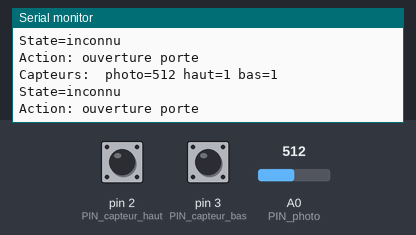
Bench run of a sketch on a simulated Arduino Uno, built with avr-gcc and run on an emulated ATmega328P. On the bench: the last lines printed to the serial monitor. The inputs (shaded band) are chosen by the test bench; at power-on: pin 2 (PIN_capteur_haut) HIGH, A0 (PIN_photo) = 512, pin 3 (PIN_capteur_bas) HIGH. Sleep ends after the set time or at an interrupt.

Above: at 1.8 s.
1.9 s: pin 2 (PIN_capteur_haut) pulled LOW for 0.6 s
At 2.5 s:
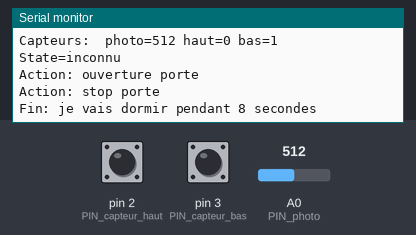
4.0 s: A0 (PIN_photo) set to 0
8.1 s: pin 3 (PIN_capteur_bas) pulled LOW for 3.2 s
12.8 s: pin 2 (PIN_capteur_haut) pulled LOW for 1 s
15.3 s: A0 (PIN_photo) set to 122
At 15.3 s:
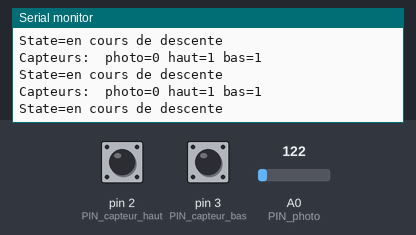
16.8 s: pin 3 (PIN_capteur_bas) pulled LOW for 0.6 s
Timing chart, 0 to 19.8 s (numbered marks = the images above; inputs shaded):
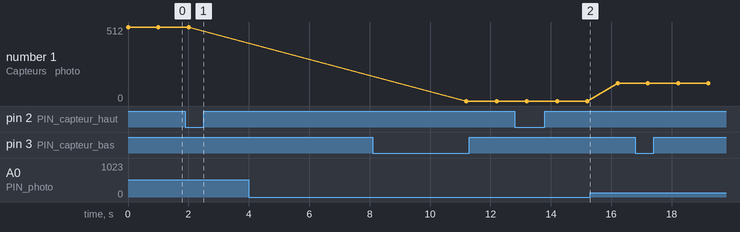

The sketch:

poulailler.ino
```cpp
/* Arnaud Morin
 * Poulailler
 */

/*
 * Librairies
 */
#include <avr/sleep.h>
#include <avr/wdt.h>

/*
 * Definition des PIN et variables globales
 */
const int PIN_capteur_haut = 2;
const int PIN_capteur_bas = 3;
const int PIN_moteur1 = 7;
const int PIN_moteur2 = 8;
const int PIN_photo = A0;
const long timeout_portes = 30000; // Temps max pour monter ou descendre
long timeout = 0; // Variable pour compter le temps qui passe a descendre
int state = 0;  // state machine
                // 0: inconnu
                // 1: haut
                // 2: en cours de descente
                // 3: bas
                // 4: en cours de montee
const int jour = 2; // il fait jour si superieur a ca
const int hyst = 1; // avec cet d'hysteresis

void start_timeout(){
  // Init timeout
  timeout = millis() + timeout_portes;
}

/*
 * Fonction pour fermer la porte
 */
void fermer_porte(){
  Serial.println("Action: fermeture porte");
  digitalWrite(PIN_moteur1, HIGH);
  digitalWrite(PIN_moteur2, LOW);
}

/*
 * Fonction pour ouvrir la porte
 */
void ouvrir_porte(){
  Serial.println("Action: ouverture porte");
  digitalWrite(PIN_moteur1, LOW);
  digitalWrite(PIN_moteur2, HIGH);
}

/*
 * Fonction pour stopper la porte
 */
void stop_porte(){
  Serial.println("Action: stop porte");
  digitalWrite(PIN_moteur1, LOW);
  digitalWrite(PIN_moteur2, LOW);
}

/*
 * Fonction pour entrer en sleep mode
 */
void goToSleep(){
  // The ATmega328 has five different sleep states.
  // See the ATmega 328 datasheet for more information.
  // SLEEP_MODE_IDLE -the least power savings
  // SLEEP_MODE_ADC
  // SLEEP_MODE_PWR_SAVE
  // SLEEP_MODE_STANDBY
  // SLEEP_MODE_PWR_DOWN -the most power savings
  // I am using the deepest sleep mode from which a
  // watchdog timer interrupt can wake the ATMega328
  set_sleep_mode(SLEEP_MODE_PWR_DOWN);  // Set sleep mode.
  sleep_enable();                       // Enable sleep mode.
  sleep_mode();                         // Enter sleep mode.

  // After waking from watchdog interrupt the code continues
  // to execute from this point.
  sleep_disable();                      // Disable sleep mode after waking.

  // Reset the watchdog
  wdt_reset();
}

/*
 * Fonction pour activer le watchdog
 */
void watchdogOn(){
  /*
   WDTCSR (Watch Dog Timer register) contains a byte (8 bits)
      7 WDIF -- Interrupt Flag / automatically flagged high and low by the system.
      6 WDIE -- Interrupt Enable
      5 WDP3 -- See timeout table
      4 WDCE -- Configuration Enable, set this to 1 to enter setup mode (and change values of the register). It works only for 4 cycles
      3 WDE  -- Enable the watchdog
      2 WDP2 -- See timeout table
      1 WDP1 -- See timeout table
      0 WDP0 -- See timeout table

      WDP WDP WDP WDP TimeOut
       3   2   1   0   (ms)
       0   0   0   0   16
       0   0   0   1   32
       0   0   1   0   64
       0   0   1   1   125
       0   1   0   0   250
       0   1   0   1   500
       0   1   1   0   1000
       0   1   1   1   2000
       1   0   0   0   4000
       1   0   0   1   8000
  */

  // Disable all interrupts so that configuration is never disrupted and left unfinished
  cli();

  // Reset the watchdog before configuring it
  // As this is usually not necessary, and it may contain a bug (see https://forum.arduino.cc/index.php?topic=483731.0)
  wdt_reset();

  // Clear the reset flag, the WDRF bit (bit 3) of MCUSR.
  // To clear WDE, WDRF must be cleared first.
  MCUSR &= ~(1<<WDRF);
  //MCUSR = MCUSR & B11110111;

  // Enter "Setup" mode, by setting WDCE and WDE to 1
  WDTCSR |= (1<<WDCE) | (1<<WDE);
  //WDTCSR = WDTCSR | B00011000;

  // Set the watchdog timeout prescaler value to 1024 K
  // which will yeild a time-out interval of about 8.0 s.
  WDTCSR = B01100001;

  // Enable back the interrupts
  sei();
}

/*
 * Function called when waking up from watchdog
 */
ISR(WDT_vect){
  // Do nothing
}

/*
 * Setup
 */
void setup(){
  Serial.begin(115200);

  // Turn on watchdog
  watchdogOn();

  // Initialise
  pinMode(PIN_capteur_haut, INPUT_PULLUP); // 1 == capteur ouvert / 0 = capteur ferme
  pinMode(PIN_capteur_bas, INPUT_PULLUP);
  pinMode(PIN_photo, INPUT);
  digitalWrite(PIN_moteur1, LOW);
  digitalWrite(PIN_moteur2, LOW);
}

/*
 * Loop
 */
void loop(){

  Serial.println("");

  String msg = "Capteurs: ";
  msg += " photo=";
  msg += analogRead(PIN_photo);
  msg += " haut=";
  msg += digitalRead(PIN_capteur_haut);
  msg += " bas=";
  msg += digitalRead(PIN_capteur_bas);
  Serial.println(msg);

  // State machine
  switch( state ) {
    case 0:
      Serial.println("State=inconnu");
      // Etat inconnu, on monte
      ouvrir_porte();
      // Si on atteind le capteur haut
      if (digitalRead(PIN_capteur_haut) == 0){
        stop_porte();
        state = 1;
      }
      break;
    case 1:
      Serial.println("State=en haut");
      // on est en haut
      // Si il fait nuit, on descend
      if (analogRead(PIN_photo) <= jour) {
        fermer_porte();
        start_timeout();
        state = 2;
      }
      break;
    case 2:
      Serial.println("State=en cours de descente");
      // on est en cours de descente
      // on attend la fin du timeout pour stopper la porte
      if (millis() > timeout) {
        stop_porte();
        state = 3;
      }
      break;
    case 3:
      Serial.println("State=en bas");
      // on est en bas
      // Si il fait jour, on monte
      if (analogRead(PIN_photo) > jour + hyst) {
        ouvrir_porte();
        state = 4;
      }
      break;
    case 4:
      Serial.println("State=en cours de montee");
      // on est en cours de montee
      // Si on atteind le capteur haut
      if (digitalRead(PIN_capteur_haut) == 0){
        stop_porte();
        state = 1;
      }
      break;
  }

  // Si on est dans un etat stable, on peut dormir
  if ((state == 1) or (state == 3)) {
    // ATmega328 goes to sleep for about 8 seconds
    Serial.println("Fin: je vais dormir pendant 8 secondes");
    Serial.flush();
    wdt_reset();
    goToSleep();
  }

  // Evitons de tourner trop vite
  delay(1000);
}
```

Measured:
- after the input at 1.9 s, the serial monitor: prints a new line after 0.10 s (image 1)
- plotted number 1: 0 → 122 after the input at 15.3 s
